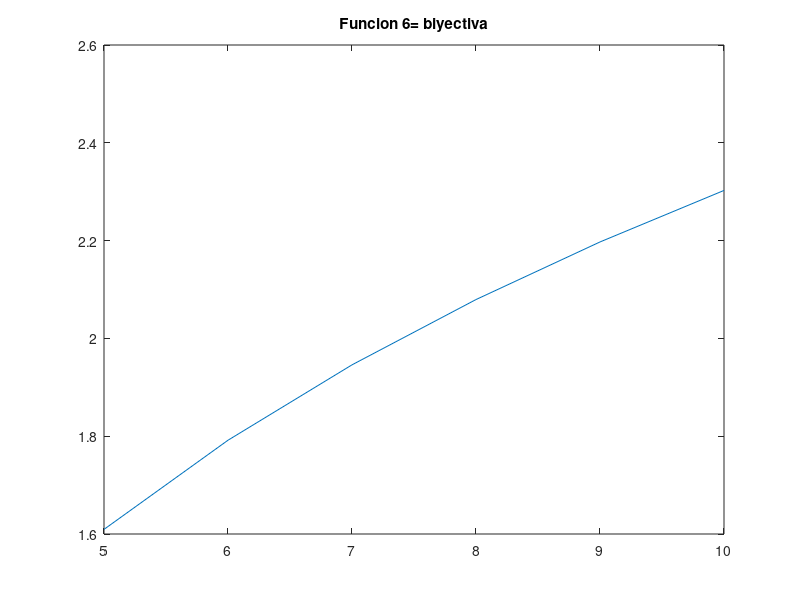

Reproduce this figure in MATLAB.
% Script de Octave
% Titulo      :Funciones trascendentes
% Author      :Astrit Lariza Garcia Castillo
% Date        :20211123
% Version     :1
% Usage       :octave> cd /path/
% Notes       :Requiere aplicacion octave 


clear

x= 5:1:10

fx= log(x)/log(e);

plot(x, fx);

title(["Funcion 6= biyectiva"]);
disp("Esta funcion es subrayectiva por que ningun elemento del codominio y sobra respecto al dominio");
disp("Esta funcion es inyectiva porque al trazar una rectar hacia el eje x, esta no  corta mas de un punto la recta");
disp("Por lo tanto es  biyectiva por que cumple con ambas clasificaciones");